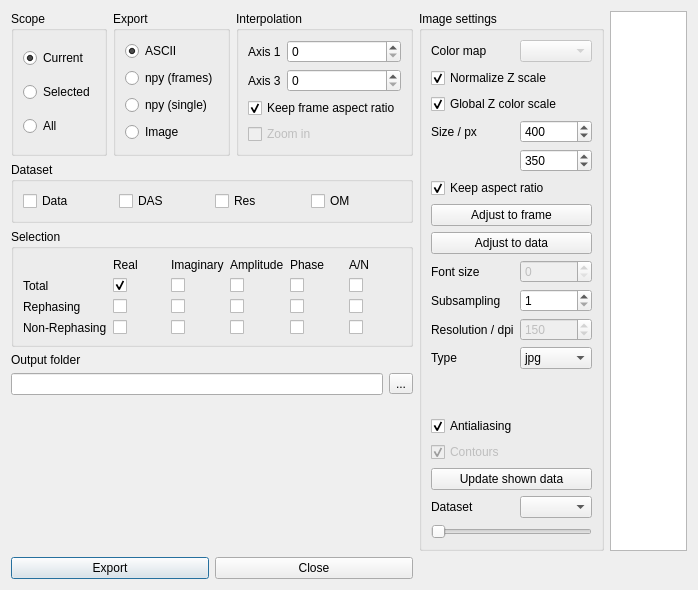
<?xml version="1.0" encoding="UTF-8"?>
<ui version="4.0">
 <class>Dialog</class>
 <widget class="QDialog" name="Dialog">
  <property name="geometry">
   <rect>
    <x>0</x>
    <y>0</y>
    <width>698</width>
    <height>590</height>
   </rect>
  </property>
  <property name="windowTitle">
   <string>Dialog</string>
  </property>
  <layout class="QGridLayout" name="gridLayout_4">
   <item row="0" column="0">
    <layout class="QHBoxLayout" name="horizontalLayout_2">
     <item>
      <widget class="QGroupBox" name="groupBox_4">
       <property name="title">
        <string>Scope</string>
       </property>
       <layout class="QVBoxLayout" name="verticalLayout_2">
        <item>
         <widget class="QRadioButton" name="bScopeCurrent">
          <property name="text">
           <string>Current</string>
          </property>
          <property name="checked">
           <bool>true</bool>
          </property>
         </widget>
        </item>
        <item>
         <widget class="QRadioButton" name="bScopeSelected">
          <property name="text">
           <string>Selected</string>
          </property>
          <property name="checked">
           <bool>false</bool>
          </property>
         </widget>
        </item>
        <item>
         <widget class="QRadioButton" name="bScopeAll">
          <property name="text">
           <string>All</string>
          </property>
          <property name="checked">
           <bool>false</bool>
          </property>
         </widget>
        </item>
       </layout>
      </widget>
     </item>
     <item>
      <widget class="QGroupBox" name="groupBox">
       <property name="title">
        <string>Export</string>
       </property>
       <layout class="QVBoxLayout" name="verticalLayout">
        <item>
         <widget class="QRadioButton" name="bExportASCII">
          <property name="text">
           <string>ASCII</string>
          </property>
          <property name="checked">
           <bool>true</bool>
          </property>
         </widget>
        </item>
        <item>
         <widget class="QRadioButton" name="bExportNpyFrames">
          <property name="text">
           <string>npy (frames)</string>
          </property>
         </widget>
        </item>
        <item>
         <widget class="QRadioButton" name="bExportNpySingle">
          <property name="text">
           <string>npy (single)</string>
          </property>
         </widget>
        </item>
        <item>
         <widget class="QRadioButton" name="bExportImage">
          <property name="text">
           <string>Image</string>
          </property>
         </widget>
        </item>
       </layout>
      </widget>
     </item>
     <item>
      <widget class="QGroupBox" name="groupBox_2">
       <property name="title">
        <string>Interpolation</string>
       </property>
       <layout class="QFormLayout" name="formLayout">
        <property name="fieldGrowthPolicy">
         <enum>QFormLayout::AllNonFixedFieldsGrow</enum>
        </property>
        <item row="0" column="0">
         <widget class="QLabel" name="label">
          <property name="text">
           <string>Axis 1</string>
          </property>
         </widget>
        </item>
        <item row="0" column="1">
         <widget class="QSpinBox" name="siAxis1">
          <property name="toolTip">
           <string>Use -1 for original resolution. Reasonable size is 400.</string>
          </property>
          <property name="minimum">
           <number>0</number>
          </property>
          <property name="maximum">
           <number>10000</number>
          </property>
          <property name="singleStep">
           <number>10</number>
          </property>
          <property name="value">
           <number>0</number>
          </property>
         </widget>
        </item>
        <item row="1" column="0">
         <widget class="QLabel" name="label_2">
          <property name="text">
           <string>Axis 3</string>
          </property>
         </widget>
        </item>
        <item row="1" column="1">
         <widget class="QSpinBox" name="siAxis3">
          <property name="toolTip">
           <string>-1 for original resolution</string>
          </property>
          <property name="minimum">
           <number>0</number>
          </property>
          <property name="maximum">
           <number>10000</number>
          </property>
          <property name="singleStep">
           <number>10</number>
          </property>
          <property name="value">
           <number>0</number>
          </property>
         </widget>
        </item>
        <item row="3" column="0" colspan="2">
         <widget class="QCheckBox" name="bZoomIn">
          <property name="enabled">
           <bool>false</bool>
          </property>
          <property name="text">
           <string>Zoom in</string>
          </property>
         </widget>
        </item>
        <item row="2" column="0" colspan="2">
         <widget class="QCheckBox" name="bKeepAspectRatioInterpolation">
          <property name="text">
           <string>Keep frame aspect ratio</string>
          </property>
          <property name="checked">
           <bool>true</bool>
          </property>
         </widget>
        </item>
       </layout>
      </widget>
     </item>
    </layout>
   </item>
   <item row="3" column="0">
    <layout class="QGridLayout" name="gridLayout_2">
     <item row="1" column="1">
      <widget class="QLineEdit" name="leFolder"/>
     </item>
     <item row="0" column="1">
      <widget class="QLabel" name="label_10">
       <property name="text">
        <string>Output folder</string>
       </property>
      </widget>
     </item>
     <item row="1" column="2">
      <widget class="QToolButton" name="tbFolder">
       <property name="text">
        <string>...</string>
       </property>
      </widget>
     </item>
    </layout>
   </item>
   <item row="1" column="0">
    <widget class="QGroupBox" name="gbDataset">
     <property name="title">
      <string>Dataset</string>
     </property>
     <layout class="QGridLayout" name="gridLayout_3">
      <item row="0" column="1">
       <widget class="QCheckBox" name="bDAS">
        <property name="text">
         <string>DAS</string>
        </property>
       </widget>
      </item>
      <item row="0" column="0">
       <widget class="QCheckBox" name="bData">
        <property name="text">
         <string>Data</string>
        </property>
        <property name="checked">
         <bool>false</bool>
        </property>
       </widget>
      </item>
      <item row="0" column="3">
       <widget class="QCheckBox" name="bRes">
        <property name="text">
         <string>Res</string>
        </property>
       </widget>
      </item>
      <item row="0" column="4">
       <widget class="QCheckBox" name="bFreq">
        <property name="text">
         <string>OM</string>
        </property>
       </widget>
      </item>
     </layout>
    </widget>
   </item>
   <item row="2" column="0">
    <widget class="QGroupBox" name="groupBox_3">
     <property name="title">
      <string>Selection</string>
     </property>
     <layout class="QGridLayout" name="gridLayout">
      <item row="0" column="1">
       <widget class="QLabel" name="label_7">
        <property name="text">
         <string>Real</string>
        </property>
       </widget>
      </item>
      <item row="2" column="4">
       <widget class="QCheckBox" name="bRP">
        <property name="text">
         <string/>
        </property>
       </widget>
      </item>
      <item row="0" column="2">
       <widget class="QLabel" name="label_6">
        <property name="text">
         <string>Imaginary</string>
        </property>
       </widget>
      </item>
      <item row="3" column="3">
       <widget class="QCheckBox" name="bNA">
        <property name="text">
         <string/>
        </property>
       </widget>
      </item>
      <item row="2" column="0">
       <widget class="QLabel" name="label_4">
        <property name="text">
         <string>Rephasing</string>
        </property>
       </widget>
      </item>
      <item row="1" column="3">
       <widget class="QCheckBox" name="bTA">
        <property name="text">
         <string/>
        </property>
       </widget>
      </item>
      <item row="2" column="3">
       <widget class="QCheckBox" name="bRA">
        <property name="text">
         <string/>
        </property>
       </widget>
      </item>
      <item row="2" column="2">
       <widget class="QCheckBox" name="bRI">
        <property name="text">
         <string/>
        </property>
       </widget>
      </item>
      <item row="2" column="1">
       <widget class="QCheckBox" name="bRR">
        <property name="text">
         <string/>
        </property>
       </widget>
      </item>
      <item row="0" column="3">
       <widget class="QLabel" name="label_8">
        <property name="text">
         <string>Amplitude</string>
        </property>
       </widget>
      </item>
      <item row="1" column="1">
       <widget class="QCheckBox" name="bTR">
        <property name="text">
         <string/>
        </property>
        <property name="checked">
         <bool>true</bool>
        </property>
       </widget>
      </item>
      <item row="1" column="4">
       <widget class="QCheckBox" name="bTP">
        <property name="text">
         <string/>
        </property>
       </widget>
      </item>
      <item row="3" column="4">
       <widget class="QCheckBox" name="bNP">
        <property name="text">
         <string/>
        </property>
       </widget>
      </item>
      <item row="3" column="0">
       <widget class="QLabel" name="label_5">
        <property name="text">
         <string>Non-Rephasing</string>
        </property>
       </widget>
      </item>
      <item row="1" column="2">
       <widget class="QCheckBox" name="bTI">
        <property name="text">
         <string/>
        </property>
       </widget>
      </item>
      <item row="0" column="4">
       <widget class="QLabel" name="label_9">
        <property name="text">
         <string>Phase</string>
        </property>
       </widget>
      </item>
      <item row="3" column="2">
       <widget class="QCheckBox" name="bNI">
        <property name="text">
         <string/>
        </property>
       </widget>
      </item>
      <item row="3" column="1">
       <widget class="QCheckBox" name="bNR">
        <property name="text">
         <string/>
        </property>
       </widget>
      </item>
      <item row="1" column="0">
       <widget class="QLabel" name="label_3">
        <property name="text">
         <string>Total</string>
        </property>
       </widget>
      </item>
      <item row="0" column="5">
       <widget class="QLabel" name="label_18">
        <property name="text">
         <string>A/N</string>
        </property>
       </widget>
      </item>
      <item row="1" column="5">
       <widget class="QCheckBox" name="bTN">
        <property name="text">
         <string/>
        </property>
       </widget>
      </item>
      <item row="2" column="5">
       <widget class="QCheckBox" name="bRN">
        <property name="text">
         <string/>
        </property>
       </widget>
      </item>
      <item row="3" column="5">
       <widget class="QCheckBox" name="bNN">
        <property name="text">
         <string/>
        </property>
       </widget>
      </item>
     </layout>
    </widget>
   </item>
   <item row="5" column="0">
    <layout class="QHBoxLayout" name="horizontalLayout_4">
     <item>
      <widget class="QPushButton" name="pushExport">
       <property name="text">
        <string>Export</string>
       </property>
      </widget>
     </item>
     <item>
      <widget class="QPushButton" name="pushClose">
       <property name="text">
        <string>Close</string>
       </property>
      </widget>
     </item>
    </layout>
   </item>
   <item row="4" column="0">
    <spacer name="verticalSpacer">
     <property name="orientation">
      <enum>Qt::Vertical</enum>
     </property>
     <property name="sizeHint" stdset="0">
      <size>
       <width>20</width>
       <height>40</height>
      </size>
     </property>
    </spacer>
   </item>
   <item row="0" column="1" rowspan="5">
    <widget class="QGroupBox" name="gbImageSettings">
     <property name="title">
      <string>Image settings</string>
     </property>
     <layout class="QFormLayout" name="formLayout_2">
      <property name="fieldGrowthPolicy">
       <enum>QFormLayout::AllNonFixedFieldsGrow</enum>
      </property>
      <item row="0" column="0">
       <widget class="QLabel" name="label_11">
        <property name="text">
         <string>Color map</string>
        </property>
       </widget>
      </item>
      <item row="0" column="1">
       <widget class="QComboBox" name="cbColorMap">
        <property name="enabled">
         <bool>false</bool>
        </property>
       </widget>
      </item>
      <item row="1" column="0" colspan="2">
       <widget class="QCheckBox" name="bNormalizeZScale">
        <property name="text">
         <string>Normalize Z scale</string>
        </property>
        <property name="checked">
         <bool>true</bool>
        </property>
       </widget>
      </item>
      <item row="3" column="0">
       <widget class="QLabel" name="label_12">
        <property name="text">
         <string>Size / px</string>
        </property>
       </widget>
      </item>
      <item row="3" column="1">
       <widget class="QSpinBox" name="iWidth">
        <property name="maximum">
         <number>10000</number>
        </property>
        <property name="value">
         <number>400</number>
        </property>
       </widget>
      </item>
      <item row="4" column="1">
       <widget class="QSpinBox" name="iHeight">
        <property name="maximum">
         <number>10000</number>
        </property>
        <property name="value">
         <number>350</number>
        </property>
       </widget>
      </item>
      <item row="5" column="0" colspan="2">
       <widget class="QCheckBox" name="bKeepAspectRatio">
        <property name="text">
         <string>Keep aspect ratio</string>
        </property>
        <property name="checked">
         <bool>true</bool>
        </property>
       </widget>
      </item>
      <item row="8" column="0">
       <widget class="QLabel" name="label_14">
        <property name="text">
         <string>Font size</string>
        </property>
       </widget>
      </item>
      <item row="8" column="1">
       <widget class="QSpinBox" name="spinBox_4">
        <property name="enabled">
         <bool>false</bool>
        </property>
       </widget>
      </item>
      <item row="9" column="0">
       <widget class="QLabel" name="label_16">
        <property name="text">
         <string>Subsampling</string>
        </property>
       </widget>
      </item>
      <item row="9" column="1">
       <widget class="QSpinBox" name="iScale">
        <property name="minimum">
         <number>1</number>
        </property>
       </widget>
      </item>
      <item row="10" column="0">
       <widget class="QLabel" name="label_13">
        <property name="text">
         <string>Resolution / dpi</string>
        </property>
       </widget>
      </item>
      <item row="10" column="1">
       <widget class="QSpinBox" name="iResolution">
        <property name="enabled">
         <bool>false</bool>
        </property>
        <property name="toolTip">
         <string>&lt;html&gt;&lt;head/&gt;&lt;body&gt;&lt;p&gt;Image resolution in dots per inch (metadata), only used for jpg and png. ONLY SUPPORTED BY NEW VERSION OF QCP.&lt;/p&gt;&lt;/body&gt;&lt;/html&gt;</string>
        </property>
        <property name="minimum">
         <number>1</number>
        </property>
        <property name="maximum">
         <number>99999</number>
        </property>
        <property name="value">
         <number>150</number>
        </property>
       </widget>
      </item>
      <item row="12" column="0">
       <widget class="QLabel" name="label_15">
        <property name="text">
         <string>Type</string>
        </property>
       </widget>
      </item>
      <item row="12" column="1">
       <widget class="QComboBox" name="cbType">
        <item>
         <property name="text">
          <string>jpg</string>
         </property>
        </item>
        <item>
         <property name="text">
          <string>png</string>
         </property>
        </item>
        <item>
         <property name="text">
          <string>pdf</string>
         </property>
        </item>
       </widget>
      </item>
      <item row="13" column="1">
       <spacer name="verticalSpacer_2">
        <property name="orientation">
         <enum>Qt::Vertical</enum>
        </property>
        <property name="sizeHint" stdset="0">
         <size>
          <width>20</width>
          <height>40</height>
         </size>
        </property>
       </spacer>
      </item>
      <item row="16" column="0" colspan="2">
       <widget class="QPushButton" name="pushShow">
        <property name="text">
         <string>Update shown data</string>
        </property>
       </widget>
      </item>
      <item row="17" column="0">
       <widget class="QLabel" name="label_17">
        <property name="text">
         <string>Dataset</string>
        </property>
       </widget>
      </item>
      <item row="17" column="1">
       <widget class="QComboBox" name="cbShow"/>
      </item>
      <item row="18" column="0" colspan="2">
       <widget class="QSlider" name="iShow">
        <property name="orientation">
         <enum>Qt::Horizontal</enum>
        </property>
       </widget>
      </item>
      <item row="15" column="0" colspan="2">
       <widget class="QCheckBox" name="bContours">
        <property name="enabled">
         <bool>false</bool>
        </property>
        <property name="text">
         <string>Contours</string>
        </property>
        <property name="checked">
         <bool>true</bool>
        </property>
       </widget>
      </item>
      <item row="14" column="0" colspan="2">
       <widget class="QCheckBox" name="bAntialiased">
        <property name="text">
         <string>Antialiasing</string>
        </property>
        <property name="checked">
         <bool>true</bool>
        </property>
       </widget>
      </item>
      <item row="2" column="0" colspan="2">
       <widget class="QCheckBox" name="bGlobalZScale">
        <property name="text">
         <string>Global Z color scale</string>
        </property>
        <property name="checked">
         <bool>true</bool>
        </property>
       </widget>
      </item>
      <item row="6" column="0" colspan="2">
       <widget class="QPushButton" name="pushAdjustToFrame">
        <property name="text">
         <string>Adjust to frame</string>
        </property>
       </widget>
      </item>
      <item row="7" column="0" colspan="2">
       <widget class="QPushButton" name="pushAdjustToData">
        <property name="text">
         <string>Adjust to data</string>
        </property>
       </widget>
      </item>
     </layout>
    </widget>
   </item>
   <item row="0" column="2" rowspan="5">
    <widget class="FigureWidget" name="plot"/>
   </item>
  </layout>
 </widget>
 <customwidgets>
  <customwidget>
   <class>FigureWidget</class>
   <extends>QGraphicsView</extends>
   <header>pqr/pqr</header>
  </customwidget>
 </customwidgets>
 <resources/>
 <connections>
  <connection>
   <sender>tbFolder</sender>
   <signal>clicked()</signal>
   <receiver>Dialog</receiver>
   <slot>folder()</slot>
   <hints>
    <hint type="sourcelabel">
     <x>335</x>
     <y>411</y>
    </hint>
    <hint type="destinationlabel">
     <x>342</x>
     <y>382</y>
    </hint>
   </hints>
  </connection>
  <connection>
   <sender>pushClose</sender>
   <signal>clicked()</signal>
   <receiver>Dialog</receiver>
   <slot>accept()</slot>
   <hints>
    <hint type="sourcelabel">
     <x>255</x>
     <y>219</y>
    </hint>
    <hint type="destinationlabel">
     <x>276</x>
     <y>209</y>
    </hint>
   </hints>
  </connection>
 </connections>
 <slots>
  <slot>folder()</slot>
 </slots>
</ui>
